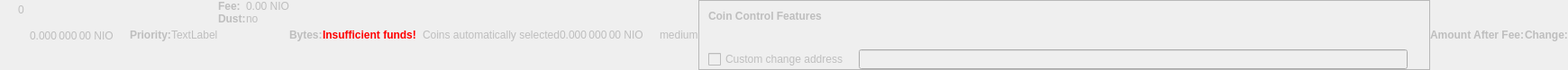
    <widget class="QWidget" name="dummyHideWidget" native="true">
     <property name="enabled">
      <bool>false</bool>
     </property>
     <property name="maximumSize">
      <size>
       <width>100</width>
       <height>22</height>
      </size>
     </property>
     <layout class="QHBoxLayout" name="dummyHideLayout">
      <property name="spacing">
       <number>0</number>
      </property>
      <property name="margin">
       <number>0</number>
      </property>
      <item>
       <layout class="QFormLayout" name="formLayoutCoinControl1">
        <property name="horizontalSpacing">
         <number>10</number>
        </property>
        <property name="verticalSpacing">
         <number>14</number>
        </property>
        <property name="leftMargin">
         <number>10</number>
        </property>
        <property name="topMargin">
         <number>4</number>
        </property>
        <property name="rightMargin">
         <number>6</number>
        </property>
        <item row="0" column="1">
         <widget class="QLabel" name="labelCoinControlBytes">
          <property name="cursor">
           <cursorShape>IBeamCursor</cursorShape>
          </property>
          <property name="contextMenuPolicy">
           <enum>Qt::ActionsContextMenu</enum>
          </property>
          <property name="text">
           <string notr="true">0</string>
          </property>
          <property name="textInteractionFlags">
           <set>Qt::LinksAccessibleByMouse|Qt::TextSelectableByKeyboard|Qt::TextSelectableByMouse</set>
          </property>
         </widget>
        </item>
       </layout>
      </item>
      <item>
       <widget class="QLabel" name="labelCoinControlAfterFee">
        <property name="enabled">
         <bool>false</bool>
        </property>
        <property name="sizePolicy">
         <sizepolicy hsizetype="Fixed" vsizetype="Fixed">
          <horstretch>0</horstretch>
          <verstretch>0</verstretch>
         </sizepolicy>
        </property>
        <property name="minimumSize">
         <size>
          <width>111</width>
          <height>12</height>
         </size>
        </property>
        <property name="maximumSize">
         <size>
          <width>111</width>
          <height>12</height>
         </size>
        </property>
        <property name="cursor">
         <cursorShape>IBeamCursor</cursorShape>
        </property>
        <property name="contextMenuPolicy">
         <enum>Qt::ActionsContextMenu</enum>
        </property>
        <property name="text">
         <string notr="true">0.000 000 00 NIO</string>
        </property>
        <property name="textInteractionFlags">
         <set>Qt::LinksAccessibleByMouse|Qt::TextSelectableByKeyboard|Qt::TextSelectableByMouse</set>
        </property>
       </widget>
      </item>
      <item>
       <widget class="QLabel" name="labelCoinControlPriorityText">
        <property name="enabled">
         <bool>false</bool>
        </property>
        <property name="font">
         <font>
          <weight>75</weight>
          <bold>true</bold>
         </font>
        </property>
        <property name="text">
         <string>Priority:</string>
        </property>
       </widget>
      </item>
      <item>
       <layout class="QHBoxLayout" name="horizontalLayout">
        <item>
         <widget class="QLabel" name="WarningLabel">
          <property name="text">
           <string>TextLabel</string>
          </property>
         </widget>
        </item>
       </layout>
      </item>
      <item>
       <layout class="QFormLayout" name="formLayoutCoinControl3">
        <property name="horizontalSpacing">
         <number>0</number>
        </property>
        <property name="verticalSpacing">
         <number>0</number>
        </property>
        <property name="leftMargin">
         <number>0</number>
        </property>
        <property name="topMargin">
         <number>0</number>
        </property>
        <property name="rightMargin">
         <number>0</number>
        </property>
        <item row="0" column="0">
         <widget class="QLabel" name="labelCoinControlFeeText">
          <property name="enabled">
           <bool>false</bool>
          </property>
          <property name="font">
           <font>
            <weight>75</weight>
            <bold>true</bold>
           </font>
          </property>
          <property name="text">
           <string>Fee:</string>
          </property>
          <property name="margin">
           <number>0</number>
          </property>
         </widget>
        </item>
        <item row="0" column="1">
         <widget class="QLabel" name="labelCoinControlFee">
          <property name="enabled">
           <bool>false</bool>
          </property>
          <property name="cursor">
           <cursorShape>IBeamCursor</cursorShape>
          </property>
          <property name="contextMenuPolicy">
           <enum>Qt::ActionsContextMenu</enum>
          </property>
          <property name="text">
           <string notr="true">0.00 NIO</string>
          </property>
          <property name="textInteractionFlags">
           <set>Qt::LinksAccessibleByMouse|Qt::TextSelectableByKeyboard|Qt::TextSelectableByMouse</set>
          </property>
         </widget>
        </item>
        <item row="1" column="0">
         <widget class="QLabel" name="labelCoinControlLowOutputText">
          <property name="enabled">
           <bool>false</bool>
          </property>
          <property name="font">
           <font>
            <weight>75</weight>
            <bold>true</bold>
           </font>
          </property>
          <property name="text">
           <string>Dust:</string>
          </property>
         </widget>
        </item>
        <item row="1" column="1">
         <widget class="QLabel" name="labelCoinControlLowOutput">
          <property name="enabled">
           <bool>false</bool>
          </property>
          <property name="cursor">
           <cursorShape>IBeamCursor</cursorShape>
          </property>
          <property name="contextMenuPolicy">
           <enum>Qt::ActionsContextMenu</enum>
          </property>
          <property name="text">
           <string>no</string>
          </property>
          <property name="textInteractionFlags">
           <set>Qt::LinksAccessibleByMouse|Qt::TextSelectableByKeyboard|Qt::TextSelectableByMouse</set>
          </property>
         </widget>
        </item>
       </layout>
      </item>
      <item>
       <widget class="QLabel" name="labelCoinControlBytesText">
        <property name="enabled">
         <bool>false</bool>
        </property>
        <property name="font">
         <font>
          <weight>75</weight>
          <bold>true</bold>
         </font>
        </property>
        <property name="text">
         <string>Bytes:</string>
        </property>
       </widget>
      </item>
      <item>
       <layout class="QFormLayout" name="formLayoutCoinControl2">
        <property name="horizontalSpacing">
         <number>0</number>
        </property>
        <property name="verticalSpacing">
         <number>0</number>
        </property>
        <property name="leftMargin">
         <number>0</number>
        </property>
        <property name="topMargin">
         <number>0</number>
        </property>
        <property name="rightMargin">
         <number>0</number>
        </property>
       </layout>
      </item>
      <item>
       <layout class="QHBoxLayout" name="horizontalLayoutCoinControl2">
        <property name="spacing">
         <number>0</number>
        </property>
        <property name="bottomMargin">
         <number>0</number>
        </property>
       </layout>
      </item>
      <item>
       <widget class="QLabel" name="labelCoinControlInsuffFunds">
        <property name="enabled">
         <bool>false</bool>
        </property>
        <property name="minimumSize">
         <size>
          <width>0</width>
          <height>0</height>
         </size>
        </property>
        <property name="font">
         <font>
          <weight>75</weight>
          <bold>true</bold>
         </font>
        </property>
        <property name="styleSheet">
         <string notr="true">color:red;font-weight:bold;</string>
        </property>
        <property name="text">
         <string>Insufficient funds!</string>
        </property>
        <property name="margin">
         <number>5</number>
        </property>
       </widget>
      </item>
      <item>
       <layout class="QFormLayout" name="formLayoutCoinControl4">
        <property name="horizontalSpacing">
         <number>0</number>
        </property>
        <property name="verticalSpacing">
         <number>0</number>
        </property>
        <property name="leftMargin">
         <number>0</number>
        </property>
        <property name="topMargin">
         <number>0</number>
        </property>
        <property name="rightMargin">
         <number>0</number>
        </property>
       </layout>
      </item>
      <item>
       <widget class="QLabel" name="labelCoinControlChangeLabel">
        <property name="enabled">
         <bool>false</bool>
        </property>
        <property name="sizePolicy">
         <sizepolicy hsizetype="Preferred" vsizetype="Expanding">
          <horstretch>0</horstretch>
          <verstretch>0</verstretch>
         </sizepolicy>
        </property>
        <property name="minimumSize">
         <size>
          <width>0</width>
          <height>0</height>
         </size>
        </property>
        <property name="text">
         <string/>
        </property>
        <property name="margin">
         <number>3</number>
        </property>
       </widget>
      </item>
      <item>
       <widget class="QLabel" name="labelCoinControlAutomaticallySelected">
        <property name="enabled">
         <bool>false</bool>
        </property>
        <property name="sizePolicy">
         <sizepolicy hsizetype="Fixed" vsizetype="Fixed">
          <horstretch>0</horstretch>
          <verstretch>0</verstretch>
         </sizepolicy>
        </property>
        <property name="minimumSize">
         <size>
          <width>0</width>
          <height>0</height>
         </size>
        </property>
        <property name="maximumSize">
         <size>
          <width>240</width>
          <height>16777215</height>
         </size>
        </property>
        <property name="text">
         <string>Coins automatically selected</string>
        </property>
        <property name="margin">
         <number>5</number>
        </property>
       </widget>
      </item>
      <item>
       <widget class="QLabel" name="labelCoinControlChange">
        <property name="enabled">
         <bool>false</bool>
        </property>
        <property name="sizePolicy">
         <sizepolicy hsizetype="Fixed" vsizetype="Fixed">
          <horstretch>0</horstretch>
          <verstretch>0</verstretch>
         </sizepolicy>
        </property>
        <property name="minimumSize">
         <size>
          <width>111</width>
          <height>0</height>
         </size>
        </property>
        <property name="maximumSize">
         <size>
          <width>111</width>
          <height>16777215</height>
         </size>
        </property>
        <property name="cursor">
         <cursorShape>IBeamCursor</cursorShape>
        </property>
        <property name="contextMenuPolicy">
         <enum>Qt::ActionsContextMenu</enum>
        </property>
        <property name="text">
         <string notr="true">0.000 000 00 NIO</string>
        </property>
        <property name="textInteractionFlags">
         <set>Qt::LinksAccessibleByMouse|Qt::TextSelectableByKeyboard|Qt::TextSelectableByMouse</set>
        </property>
       </widget>
      </item>
      <item>
       <widget class="QLabel" name="labelCoinControlPriority">
        <property name="enabled">
         <bool>false</bool>
        </property>
        <property name="cursor">
         <cursorShape>IBeamCursor</cursorShape>
        </property>
        <property name="contextMenuPolicy">
         <enum>Qt::ActionsContextMenu</enum>
        </property>
        <property name="text">
         <string>medium</string>
        </property>
        <property name="textInteractionFlags">
         <set>Qt::LinksAccessibleByMouse|Qt::TextSelectableByKeyboard|Qt::TextSelectableByMouse</set>
        </property>
       </widget>
      </item>
      <item>
       <widget class="QFrame" name="frameCoinControl">
        <property name="sizePolicy">
         <sizepolicy hsizetype="Expanding" vsizetype="Expanding">
          <horstretch>0</horstretch>
          <verstretch>0</verstretch>
         </sizepolicy>
        </property>
        <property name="maximumSize">
         <size>
          <width>16777215</width>
          <height>16777215</height>
         </size>
        </property>
        <property name="frameShape">
         <enum>QFrame::StyledPanel</enum>
        </property>
        <property name="frameShadow">
         <enum>QFrame::Sunken</enum>
        </property>
        <layout class="QVBoxLayout" name="verticalLayoutCoinControl2_2">
         <property name="spacing">
          <number>0</number>
         </property>
         <property name="margin">
          <number>0</number>
         </property>
         <item>
          <layout class="QVBoxLayout" name="verticalLayoutCoinControl" stretch="0,0,0,1">
           <property name="spacing">
            <number>0</number>
           </property>
           <property name="leftMargin">
            <number>10</number>
           </property>
           <property name="topMargin">
            <number>10</number>
           </property>
           <item>
            <layout class="QHBoxLayout" name="horizontalLayoutCoinControl1">
             <property name="bottomMargin">
              <number>15</number>
             </property>
             <item>
              <widget class="QLabel" name="labelCoinControlFeatures">
               <property name="enabled">
                <bool>false</bool>
               </property>
               <property name="sizePolicy">
                <sizepolicy hsizetype="Preferred" vsizetype="Maximum">
                 <horstretch>0</horstretch>
                 <verstretch>0</verstretch>
                </sizepolicy>
               </property>
               <property name="font">
                <font>
                 <weight>75</weight>
                 <bold>true</bold>
                </font>
               </property>
               <property name="styleSheet">
                <string notr="true">font-weight:bold;</string>
               </property>
               <property name="text">
                <string>Coin Control Features</string>
               </property>
              </widget>
             </item>
            </layout>
           </item>
           <item>
            <widget class="QWidget" name="widgetCoinControl" native="true">
             <property name="sizePolicy">
              <sizepolicy hsizetype="Preferred" vsizetype="Preferred">
               <horstretch>0</horstretch>
               <verstretch>0</verstretch>
              </sizepolicy>
             </property>
             <property name="minimumSize">
              <size>
               <width>0</width>
               <height>0</height>
              </size>
             </property>
             <property name="styleSheet">
              <string notr="true"/>
             </property>
             <layout class="QHBoxLayout" name="horizontalLayoutCoinControl5_2">
              <property name="margin">
               <number>0</number>
              </property>
              <item>
               <layout class="QHBoxLayout" name="horizontalLayoutCoinControl3">
                <property name="spacing">
                 <number>20</number>
                </property>
                <property name="topMargin">
                 <number>0</number>
                </property>
                <property name="bottomMargin">
                 <number>10</number>
                </property>
               </layout>
              </item>
             </layout>
            </widget>
           </item>
           <item>
            <layout class="QHBoxLayout" name="horizontalLayoutCoinControl4" stretch="0,0,0">
             <property name="spacing">
              <number>12</number>
             </property>
             <property name="sizeConstraint">
              <enum>QLayout::SetDefaultConstraint</enum>
             </property>
             <property name="topMargin">
              <number>5</number>
             </property>
             <property name="rightMargin">
              <number>5</number>
             </property>
             <item>
              <widget class="QCheckBox" name="checkBoxCoinControlChange">
               <property name="enabled">
                <bool>false</bool>
               </property>
               <property name="toolTip">
                <string>If this is activated, but the change address is empty or invalid, change will be sent to a newly generated address.</string>
               </property>
               <property name="text">
                <string>Custom change address</string>
               </property>
              </widget>
             </item>
             <item>
              <widget class="QValidatedLineEdit" name="lineEditCoinControlChange">
               <property name="enabled">
                <bool>false</bool>
               </property>
               <property name="sizePolicy">
                <sizepolicy hsizetype="Expanding" vsizetype="Fixed">
                 <horstretch>0</horstretch>
                 <verstretch>0</verstretch>
                </sizepolicy>
               </property>
              </widget>
             </item>
             <item>
              <widget class="QLabel" name="labelCoinControlChangeLabel_2">
               <property name="sizePolicy">
                <sizepolicy hsizetype="Preferred" vsizetype="Expanding">
                 <horstretch>0</horstretch>
                 <verstretch>0</verstretch>
                </sizepolicy>
               </property>
               <property name="minimumSize">
                <size>
                 <width>0</width>
                 <height>0</height>
                </size>
               </property>
               <property name="text">
                <string/>
               </property>
               <property name="margin">
                <number>3</number>
               </property>
              </widget>
             </item>
            </layout>
           </item>
           <item>
            <spacer name="verticalSpacerCoinControl">
             <property name="orientation">
              <enum>Qt::Vertical</enum>
             </property>
             <property name="sizeHint" stdset="0">
              <size>
               <width>800</width>
               <height>1</height>
              </size>
             </property>
            </spacer>
           </item>
          </layout>
         </item>
        </layout>
       </widget>
      </item>
      <item>
       <widget class="QLabel" name="labelCoinControlAfterFeeText">
        <property name="enabled">
         <bool>false</bool>
        </property>
        <property name="minimumSize">
         <size>
          <width>0</width>
          <height>0</height>
         </size>
        </property>
        <property name="maximumSize">
         <size>
          <width>16777215</width>
          <height>16777215</height>
         </size>
        </property>
        <property name="font">
         <font>
          <weight>75</weight>
          <bold>true</bold>
         </font>
        </property>
        <property name="text">
         <string>Amount After Fee:</string>
        </property>
        <property name="alignment">
         <set>Qt::AlignLeading|Qt::AlignLeft|Qt::AlignVCenter</set>
        </property>
        <property name="margin">
         <number>0</number>
        </property>
       </widget>
      </item>
      <item>
       <widget class="QLabel" name="labelCoinControlChangeText">
        <property name="enabled">
         <bool>false</bool>
        </property>
        <property name="sizePolicy">
         <sizepolicy hsizetype="Preferred" vsizetype="Preferred">
          <horstretch>0</horstretch>
          <verstretch>0</verstretch>
         </sizepolicy>
        </property>
        <property name="minimumSize">
         <size>
          <width>0</width>
          <height>0</height>
         </size>
        </property>
        <property name="maximumSize">
         <size>
          <width>16777215</width>
          <height>16777215</height>
         </size>
        </property>
        <property name="font">
         <font>
          <weight>75</weight>
          <bold>true</bold>
         </font>
        </property>
        <property name="text">
         <string>Change:</string>
        </property>
        <property name="alignment">
         <set>Qt::AlignLeading|Qt::AlignLeft|Qt::AlignVCenter</set>
        </property>
       </widget>
      </item>
     </layout>
    </widget>
